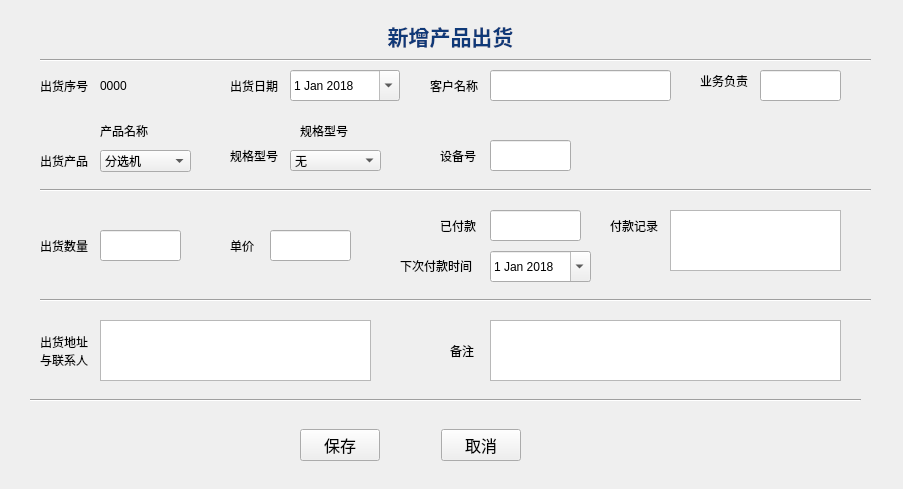
<?xml version="1.0" encoding="UTF-8"?>
<ui version="4.0">
 <class>Form</class>
 <widget class="QWidget" name="Form">
  <property name="geometry">
   <rect>
    <x>0</x>
    <y>0</y>
    <width>903</width>
    <height>489</height>
   </rect>
  </property>
  <property name="focusPolicy">
   <enum>Qt::StrongFocus</enum>
  </property>
  <property name="windowTitle">
   <string>Form</string>
  </property>
  <property name="autoFillBackground">
   <bool>true</bool>
  </property>
  <widget class="QLabel" name="label_13">
   <property name="geometry">
    <rect>
     <x>370</x>
     <y>20</y>
     <width>161</width>
     <height>31</height>
    </rect>
   </property>
   <property name="text">
    <string>&lt;html&gt;&lt;head/&gt;&lt;body&gt;&lt;p align=&quot;center&quot;&gt;&lt;span style=&quot; font-size:16pt; font-weight:600; color:#0f3978;&quot;&gt;新增产品出货&lt;/span&gt;&lt;/p&gt;&lt;/body&gt;&lt;/html&gt;</string>
   </property>
  </widget>
  <widget class="QLabel" name="label_7">
   <property name="geometry">
    <rect>
     <x>610</x>
     <y>210</y>
     <width>59</width>
     <height>31</height>
    </rect>
   </property>
   <property name="text">
    <string>付款记录</string>
   </property>
  </widget>
  <widget class="QLabel" name="label_6">
   <property name="geometry">
    <rect>
     <x>700</x>
     <y>50</y>
     <width>59</width>
     <height>61</height>
    </rect>
   </property>
   <property name="text">
    <string>业务负责</string>
   </property>
  </widget>
  <widget class="QWidget" name="horizontalLayoutWidget">
   <property name="geometry">
    <rect>
     <x>300</x>
     <y>420</y>
     <width>221</width>
     <height>51</height>
    </rect>
   </property>
   <layout class="QHBoxLayout" name="horizontalLayout">
    <item>
     <widget class="QPushButton" name="pushButton_save">
      <property name="font">
       <font>
        <family>宋体</family>
        <pointsize>12</pointsize>
        <weight>50</weight>
        <bold>false</bold>
       </font>
      </property>
      <property name="text">
       <string>保存</string>
      </property>
     </widget>
    </item>
    <item>
     <spacer name="horizontalSpacer">
      <property name="orientation">
       <enum>Qt::Horizontal</enum>
      </property>
      <property name="sizeHint" stdset="0">
       <size>
        <width>40</width>
        <height>20</height>
       </size>
      </property>
     </spacer>
    </item>
    <item>
     <widget class="QPushButton" name="pushButton_cancel">
      <property name="font">
       <font>
        <family>宋体</family>
        <pointsize>12</pointsize>
        <weight>50</weight>
        <bold>false</bold>
       </font>
      </property>
      <property name="text">
       <string>取消</string>
      </property>
     </widget>
    </item>
   </layout>
  </widget>
  <widget class="QLabel" name="label">
   <property name="geometry">
    <rect>
     <x>40</x>
     <y>70</y>
     <width>51</width>
     <height>31</height>
    </rect>
   </property>
   <property name="text">
    <string>出货序号</string>
   </property>
  </widget>
  <widget class="QLabel" name="label_2">
   <property name="geometry">
    <rect>
     <x>430</x>
     <y>70</y>
     <width>51</width>
     <height>31</height>
    </rect>
   </property>
   <property name="text">
    <string>客户名称</string>
   </property>
  </widget>
  <widget class="QLineEdit" name="lineEdit_customer">
   <property name="geometry">
    <rect>
     <x>490</x>
     <y>70</y>
     <width>181</width>
     <height>31</height>
    </rect>
   </property>
  </widget>
  <widget class="QLabel" name="label_3">
   <property name="geometry">
    <rect>
     <x>40</x>
     <y>150</y>
     <width>51</width>
     <height>21</height>
    </rect>
   </property>
   <property name="text">
    <string>出货产品</string>
   </property>
  </widget>
  <widget class="QLineEdit" name="lineEdit_sales">
   <property name="geometry">
    <rect>
     <x>760</x>
     <y>70</y>
     <width>81</width>
     <height>31</height>
    </rect>
   </property>
   <property name="text">
    <string/>
   </property>
  </widget>
  <widget class="QLabel" name="label_9">
   <property name="geometry">
    <rect>
     <x>40</x>
     <y>230</y>
     <width>51</width>
     <height>31</height>
    </rect>
   </property>
   <property name="text">
    <string>出货数量</string>
   </property>
  </widget>
  <widget class="QComboBox" name="comboBox_production">
   <property name="geometry">
    <rect>
     <x>100</x>
     <y>150</y>
     <width>91</width>
     <height>22</height>
    </rect>
   </property>
   <item>
    <property name="text">
     <string>分选机</string>
    </property>
   </item>
   <item>
    <property name="text">
     <string>点焊机</string>
    </property>
   </item>
   <item>
    <property name="text">
     <string>面垫机</string>
    </property>
   </item>
   <item>
    <property name="text">
     <string>PACK自动产线</string>
    </property>
   </item>
   <item>
    <property name="text">
     <string>其他</string>
    </property>
   </item>
  </widget>
  <widget class="QPlainTextEdit" name="plainTextEdit_payRecord">
   <property name="geometry">
    <rect>
     <x>670</x>
     <y>210</y>
     <width>171</width>
     <height>61</height>
    </rect>
   </property>
  </widget>
  <widget class="QLineEdit" name="lineEdit_number">
   <property name="geometry">
    <rect>
     <x>100</x>
     <y>230</y>
     <width>81</width>
     <height>31</height>
    </rect>
   </property>
   <property name="text">
    <string/>
   </property>
  </widget>
  <widget class="QLabel" name="label_11">
   <property name="geometry">
    <rect>
     <x>230</x>
     <y>70</y>
     <width>61</width>
     <height>31</height>
    </rect>
   </property>
   <property name="text">
    <string>出货日期</string>
   </property>
  </widget>
  <widget class="QComboBox" name="comboBox_model">
   <property name="geometry">
    <rect>
     <x>290</x>
     <y>150</y>
     <width>91</width>
     <height>21</height>
    </rect>
   </property>
   <item>
    <property name="text">
     <string>无</string>
    </property>
   </item>
   <item>
    <property name="text">
     <string>AIBAT-204</string>
    </property>
   </item>
   <item>
    <property name="text">
     <string>AIBAT-105</string>
    </property>
   </item>
   <item>
    <property name="text">
     <string>AIBAT-107</string>
    </property>
   </item>
   <item>
    <property name="text">
     <string>AIBAT-111</string>
    </property>
   </item>
   <item>
    <property name="text">
     <string>MD300</string>
    </property>
   </item>
   <item>
    <property name="text">
     <string>MD500</string>
    </property>
   </item>
   <item>
    <property name="text">
     <string>WM3</string>
    </property>
   </item>
   <item>
    <property name="text">
     <string>WD300</string>
    </property>
   </item>
   <item>
    <property name="text">
     <string>WD500</string>
    </property>
   </item>
   <item>
    <property name="text">
     <string>WD700</string>
    </property>
   </item>
   <item>
    <property name="text">
     <string>WS600</string>
    </property>
   </item>
   <item>
    <property name="text">
     <string>WS800</string>
    </property>
   </item>
   <item>
    <property name="text">
     <string>X200</string>
    </property>
   </item>
   <item>
    <property name="text">
     <string>X500</string>
    </property>
   </item>
   <item>
    <property name="text">
     <string>X800</string>
    </property>
   </item>
   <item>
    <property name="text">
     <string>其他</string>
    </property>
   </item>
  </widget>
  <widget class="QLabel" name="label_12">
   <property name="geometry">
    <rect>
     <x>230</x>
     <y>140</y>
     <width>51</width>
     <height>31</height>
    </rect>
   </property>
   <property name="text">
    <string>规格型号</string>
   </property>
  </widget>
  <widget class="QLabel" name="label_14">
   <property name="geometry">
    <rect>
     <x>440</x>
     <y>140</y>
     <width>41</width>
     <height>31</height>
    </rect>
   </property>
   <property name="text">
    <string>设备号</string>
   </property>
  </widget>
  <widget class="QLineEdit" name="lineEdit_macID">
   <property name="geometry">
    <rect>
     <x>490</x>
     <y>140</y>
     <width>81</width>
     <height>31</height>
    </rect>
   </property>
   <property name="text">
    <string/>
   </property>
  </widget>
  <widget class="Line" name="line">
   <property name="geometry">
    <rect>
     <x>40</x>
     <y>180</y>
     <width>831</width>
     <height>20</height>
    </rect>
   </property>
   <property name="orientation">
    <enum>Qt::Horizontal</enum>
   </property>
  </widget>
  <widget class="QLabel" name="label_16">
   <property name="geometry">
    <rect>
     <x>230</x>
     <y>230</y>
     <width>41</width>
     <height>31</height>
    </rect>
   </property>
   <property name="text">
    <string>单价</string>
   </property>
  </widget>
  <widget class="QLineEdit" name="lineEdit_unitPrice">
   <property name="geometry">
    <rect>
     <x>270</x>
     <y>230</y>
     <width>81</width>
     <height>31</height>
    </rect>
   </property>
   <property name="text">
    <string/>
   </property>
  </widget>
  <widget class="QLabel" name="label_17">
   <property name="geometry">
    <rect>
     <x>440</x>
     <y>210</y>
     <width>41</width>
     <height>31</height>
    </rect>
   </property>
   <property name="text">
    <string>已付款</string>
   </property>
  </widget>
  <widget class="QLineEdit" name="lineEdit_paid">
   <property name="geometry">
    <rect>
     <x>490</x>
     <y>210</y>
     <width>91</width>
     <height>31</height>
    </rect>
   </property>
   <property name="text">
    <string/>
   </property>
  </widget>
  <widget class="QLabel" name="label_8">
   <property name="geometry">
    <rect>
     <x>40</x>
     <y>320</y>
     <width>59</width>
     <height>61</height>
    </rect>
   </property>
   <property name="text">
    <string>出货地址
与联系人</string>
   </property>
  </widget>
  <widget class="QPlainTextEdit" name="plainTextEdit_shipto">
   <property name="geometry">
    <rect>
     <x>100</x>
     <y>320</y>
     <width>271</width>
     <height>61</height>
    </rect>
   </property>
  </widget>
  <widget class="QLabel" name="label_10">
   <property name="geometry">
    <rect>
     <x>450</x>
     <y>320</y>
     <width>31</width>
     <height>61</height>
    </rect>
   </property>
   <property name="text">
    <string>备注</string>
   </property>
  </widget>
  <widget class="QPlainTextEdit" name="plainTextEdit_remark">
   <property name="geometry">
    <rect>
     <x>490</x>
     <y>320</y>
     <width>351</width>
     <height>61</height>
    </rect>
   </property>
  </widget>
  <widget class="Line" name="line_2">
   <property name="geometry">
    <rect>
     <x>40</x>
     <y>290</y>
     <width>831</width>
     <height>20</height>
    </rect>
   </property>
   <property name="orientation">
    <enum>Qt::Horizontal</enum>
   </property>
  </widget>
  <widget class="Line" name="line_3">
   <property name="geometry">
    <rect>
     <x>30</x>
     <y>390</y>
     <width>831</width>
     <height>20</height>
    </rect>
   </property>
   <property name="orientation">
    <enum>Qt::Horizontal</enum>
   </property>
  </widget>
  <widget class="QLabel" name="label_18">
   <property name="geometry">
    <rect>
     <x>400</x>
     <y>250</y>
     <width>81</width>
     <height>31</height>
    </rect>
   </property>
   <property name="text">
    <string>下次付款时间</string>
   </property>
  </widget>
  <widget class="Line" name="line_4">
   <property name="geometry">
    <rect>
     <x>40</x>
     <y>50</y>
     <width>831</width>
     <height>20</height>
    </rect>
   </property>
   <property name="orientation">
    <enum>Qt::Horizontal</enum>
   </property>
  </widget>
  <widget class="QLabel" name="label_production">
   <property name="geometry">
    <rect>
     <x>100</x>
     <y>120</y>
     <width>91</width>
     <height>21</height>
    </rect>
   </property>
   <property name="text">
    <string>产品名称</string>
   </property>
  </widget>
  <widget class="QLabel" name="label_model">
   <property name="geometry">
    <rect>
     <x>300</x>
     <y>120</y>
     <width>81</width>
     <height>21</height>
    </rect>
   </property>
   <property name="text">
    <string>规格型号</string>
   </property>
  </widget>
  <widget class="QDateEdit" name="dateEdit_ship">
   <property name="geometry">
    <rect>
     <x>290</x>
     <y>70</y>
     <width>110</width>
     <height>31</height>
    </rect>
   </property>
   <property name="dateTime">
    <datetime>
     <hour>0</hour>
     <minute>0</minute>
     <second>0</second>
     <year>2018</year>
     <month>1</month>
     <day>1</day>
    </datetime>
   </property>
   <property name="calendarPopup">
    <bool>true</bool>
   </property>
   <property name="date">
    <date>
     <year>2018</year>
     <month>1</month>
     <day>1</day>
    </date>
   </property>
  </widget>
  <widget class="QDateEdit" name="dateEdit_pay">
   <property name="geometry">
    <rect>
     <x>490</x>
     <y>251</y>
     <width>101</width>
     <height>31</height>
    </rect>
   </property>
   <property name="dateTime">
    <datetime>
     <hour>0</hour>
     <minute>0</minute>
     <second>0</second>
     <year>2018</year>
     <month>1</month>
     <day>1</day>
    </datetime>
   </property>
   <property name="calendarPopup">
    <bool>true</bool>
   </property>
  </widget>
  <widget class="QLabel" name="label_shipmentID">
   <property name="geometry">
    <rect>
     <x>100</x>
     <y>70</y>
     <width>101</width>
     <height>31</height>
    </rect>
   </property>
   <property name="text">
    <string>0000</string>
   </property>
  </widget>
 </widget>
 <resources/>
 <connections>
  <connection>
   <sender>pushButton_save</sender>
   <signal>clicked()</signal>
   <receiver>Form</receiver>
   <slot>saveToSqlite()</slot>
   <hints>
    <hint type="sourcelabel">
     <x>348</x>
     <y>433</y>
    </hint>
    <hint type="destinationlabel">
     <x>91</x>
     <y>218</y>
    </hint>
   </hints>
  </connection>
  <connection>
   <sender>pushButton_cancel</sender>
   <signal>clicked()</signal>
   <receiver>Form</receiver>
   <slot>close()</slot>
   <hints>
    <hint type="sourcelabel">
     <x>519</x>
     <y>433</y>
    </hint>
    <hint type="destinationlabel">
     <x>361</x>
     <y>446</y>
    </hint>
   </hints>
  </connection>
 </connections>
 <slots>
  <slot>saveToSqlite()</slot>
  <slot>cship_hide()</slot>
 </slots>
</ui>
